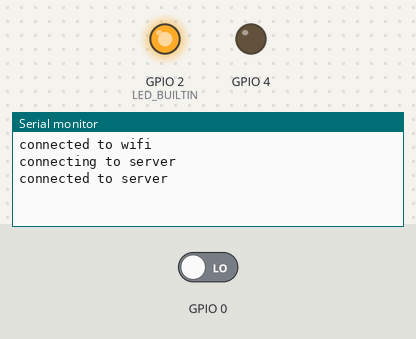
The sketch below on a simulated ESP8266 (NodeMCU). On the bench: output pins drawn as LEDs (lit = HIGH, except the on-board LED, lit = LOW), the last lines printed to the serial monitor. The test bench sets the inputs (shaded band); at power-on: GPIO 0 LOW. WiFi joins after 1.5 s; servers stay silent unless stated.

Above: at 2.9 s.
3.0 s: GPIO 0 driven HIGH
At 3.16 s:
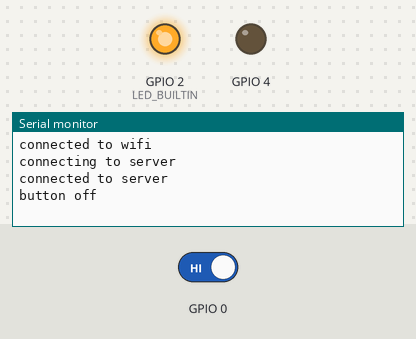
4.7 s: GPIO 0 driven LOW
At 4.86 s:
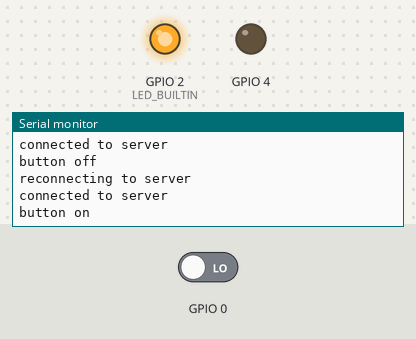

The sketch:

exempelmall.ino
```cpp
#include <ESP8266WiFi.h>          //https://github.com/esp8266/Arduino

//needed libraries for WifiManager
#include <DNSServer.h>
#include <ESP8266WebServer.h>
#include <WiFiManager.h>         //https://github.com/tzapu/WiFiManager

//String locationString = "location";
int buttonState = 0;         // current state of the button
int lastButtonState = 0;     // previous state of the button
const String IP = "83.254.129.68"; //per
//const String IP = "192.168.31.181";
const int PORT = 40000;
const String TYPE = "magnet";

WiFiClient client;


String setupWifiManager() {
  WiFiManager wifiManager;

  //uncomment to reset saved settings
  //wifiManager.resetSettings();

  //Parameter for configuring the location at the same time as wifi
  WiFiManagerParameter location("location", "location", "", 40);
  wifiManager.addParameter(&location);

  //fetches ssid and pass from eeprom and tries to connect
  //if it does not connect it starts an access point with the specified name
  //and goes into a BLOCKING loop awaiting configuration
  wifiManager.autoConnect("ConnectToSetupSecuritySystem");

  //if you get here you have connected to the WiFi
  Serial.println("connected to wifi");
  Serial.println(location.getValue());
  return location.getValue();
}

void connectToServer(String location) {
  while (true) {
    Serial.println("connecting to server");
    client.connect(IP, PORT);
    client.print(ESP.getChipId());
    client.print("|");
    client.print(TYPE);
    client.print("|");
    client.print("jens");
    client.println();
    if (client.connected()) break;
    delay(10000);
  }
  Serial.println("connected to server");
}

void reconnectToServer() {


  while (true) {
    Serial.println("reconnecting to server");
    client.connect(IP, PORT);
    client.print(ESP.getChipId());
    client.print("|");
    client.println(TYPE);
    if (client.connected()) break;
    delay(10000);
  }
  Serial.println("connected to server");
}


void setup() {
  // put your setup code here, to run once:
  pinMode(4, OUTPUT);
  pinMode(0, INPUT);
  pinMode(LED_BUILTIN, OUTPUT);

  //start serial for debugging
  Serial.begin(115200);

  //method for easy connection to a wifi
  String location = setupWifiManager();

  connectToServer(location);
}

void loop() {
  if (client.connected()) {
    buttonState = digitalRead(0);
    if (buttonState != lastButtonState) {
      if (buttonState == LOW) {
        client.println("on");

        Serial.println("button on");
      } else {
        Serial.println("button off");
        client.println("off");
      }
    }
    lastButtonState = buttonState;


    if (client.available() > 0) {
      char message = client.read();
      Serial.println(message);
      if (message == 'c') {
        digitalWrite(4, HIGH);
        digitalWrite(LED_BUILTIN, LOW);
      } else if (message == 'o') {
        digitalWrite(4, LOW);
        digitalWrite(LED_BUILTIN, HIGH);
      }
    }
  } else reconnectToServer();
}
```

Measured:
- after the input at 3.0 s, the serial monitor: prints a new line at once (image 1)
- after the input at 4.7 s, the serial monitor: prints a new line at once (image 2)
